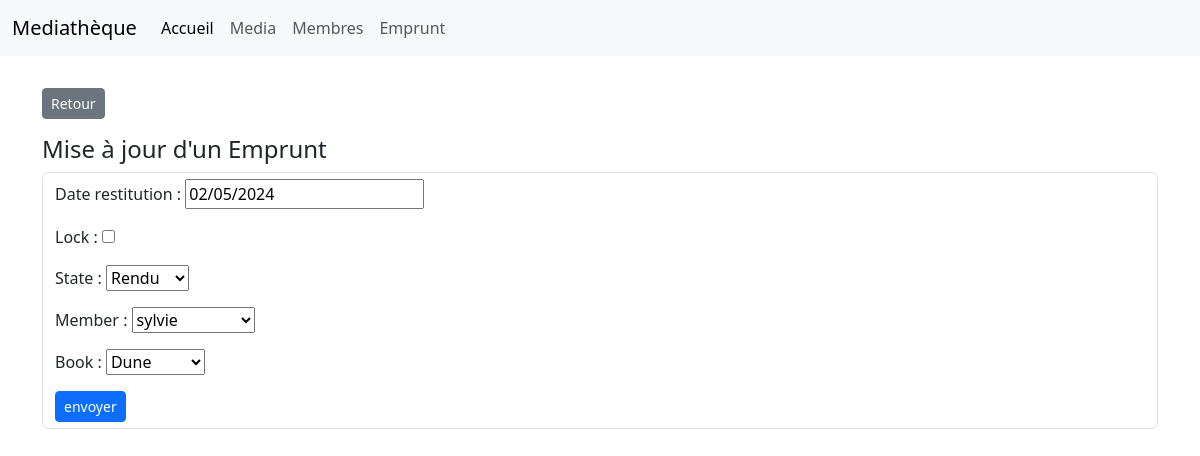
/bibliothecaire/empruntbook/4, run on the app's committed database.
### bibliothecaire/models.py (models this page shows, shortened)
class Emprunt(models.Model):
    class State(models.TextChoices):
        encours = 'encours',
        rendu = 'rendu'
    date_emprunt = models.DateField(auto_now=True)
    date_restitution = models.DateField(null=True)
    lock = models.BooleanField(default=False)
    state = models.CharField(choices=State.choices,max_length=15)
    member = models.ForeignKey(Member, on_delete=models.CASCADE)
    class Meta:
        abstract = True

class EmpruntBook(Emprunt):
    book = models.OneToOneField(Book, on_delete=models.CASCADE)
    class Meta:
        verbose_name = "Emprunt livre"

### bibliothecaire/views.py (the view)
# urls.py: path("empruntbook/<int:empruntbook_id>", views.detail_emprunt_book, name="detail-emprunt-book"),
def detail_emprunt_book(request, empruntbook_id):
    empruntbook = EmpruntBook.objects.get(pk=empruntbook_id)
    if request.method == 'POST':
        form = EmpruntBookForm(request.POST,instance=empruntbook)
        if form.is_valid():
            empruntbook = form.save(commit=False)
            empruntbook.date_restitution = form.cleaned_data['date_restitution']
            empruntbook.lock = form.cleaned_data['lock']
            empruntbook.State = form.cleaned_data['state']
            empruntbook.member = form.cleaned_data['member']
            empruntbook.book = form.cleaned_data['book']
            if empruntbook.state == 'rendu':
                book = empruntbook.book
                book.available = True
                book.save()
            empruntbook.save()
            return HttpResponseRedirect('/bibliothecaire/emprunt')
    else:
        form = EmpruntBookForm(instance=empruntbook)
    return render(request, "bibliothecaire/emprunt/detail.html",{
        'form': form,
    })

### bibliothecaire/forms.py
class EmpruntBookForm(forms.ModelForm):
    class Meta:
        model = EmpruntBook
        fields = '__all__'

### bibliothecaire/models.py (called while the page is built)
    def __str__(self):
        return self.title

    def __str__(self):
        return self.name

### bibliothecaire/templates/bibliothecaire/emprunt/detail.html (shortened to what this page needs)
{% extends "bibliothecaire/base.html" %}
{% block content %}
    <a class="btn btn-secondary btn-sm my-2" href=" {% url 'listing-emprunt' %} " >Retour</a>
    <h4 class="mt-2"> Mise à jour d'un Emprunt</h4>
    <div class="mt-2">
        <form class="form-control  " action="" method="post" novalidate >
            {{ form.as_p }}
            <input class="btn btn-primary btn-sm" type="submit" value="envoyer">
        </form>
    </div>
{% endblock  %}

### data on the page
EmpruntBook: date_restitution "02/05/2024", state "Rendu", member "sylvie", book "Dune"
